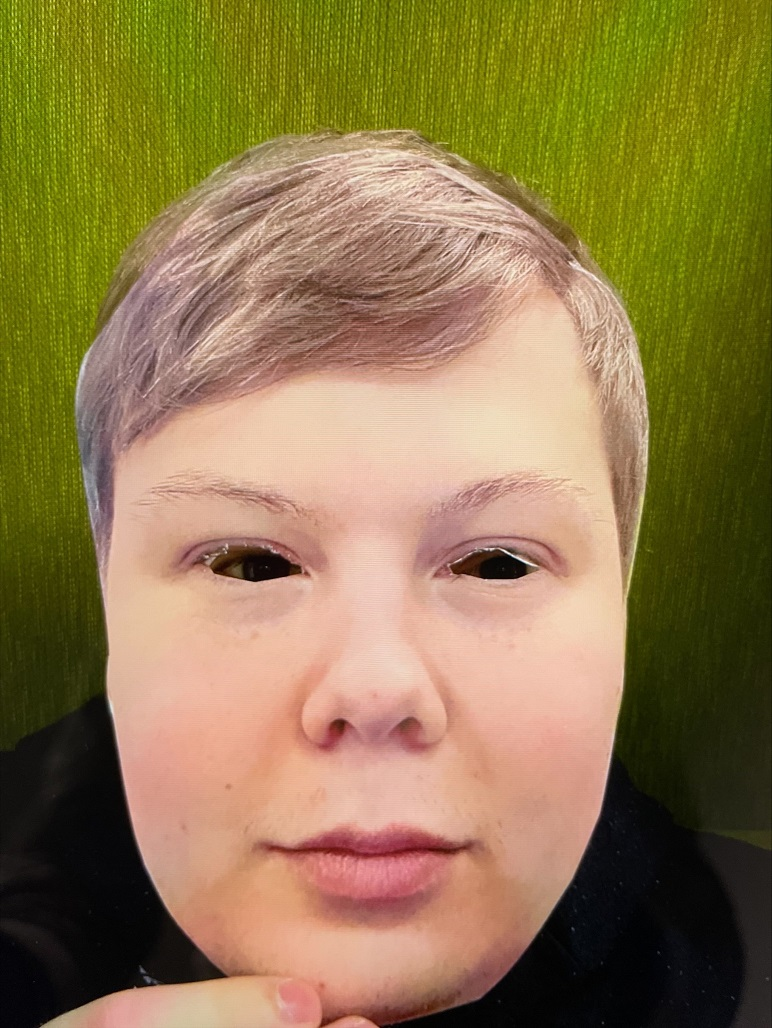
#> input picture assets/examples/samples/fake_11.jpg, 772 x 1028 px
$ python -i sdk.py   (imports and definitions only)
#> lines starting #> are read from the running program, lines starting #| are printed output that depends on the picture
"""ctypes bindings to libFaceRecognitionSDK.so (recognition + liveness, Linux).

Native libs live in lib/cpu/. LD_PRELOAD the wrapper so fal VFS interpositions work.
"""

from __future__ import annotations

import base64
import ctypes
import io
import json
import os
from pathlib import Path

ROOT = Path(__file__).resolve().parent
LIB = ROOT / "lib" / "cpu"
SO = LIB / "libFaceRecognitionSDK.so"

# [1 line not run here, left out]
os.environ["LD_LIBRARY_PATH"] = str(LIB) + (
    (":" + os.environ["LD_LIBRARY_PATH"]) if os.environ.get("LD_LIBRARY_PATH") else ""
)

# [5 lines not run here, left out]

# [1 line that did not run here, left out]

# [1 line that did not run here, left out]
# [1 line that did not run here, left out]
# [1 line that did not run here, left out]
# [1 line that did not run here, left out]
# [1 line that did not run here, left out]
# [1 line that did not run here, left out]
# [1 line that did not run here, left out]
# [1 line that did not run here, left out]
# [1 line that did not run here, left out]
# [1 line that did not run here, left out]
# [1 line that did not run here, left out]
# [6 lines that did not run here, left out]
# [1 line that did not run here, left out]
# [1 line that did not run here, left out]
# [1 line that did not run here, left out]
# [1 line that did not run here, left out]
# [1 line that did not run here, left out]
# [1 line that did not run here, left out]


def _opt_sym(name, restype, argtypes):
    fn = getattr(_dll, name, None)
    if fn is None:
        return None
    fn.restype = restype
    fn.argtypes = argtypes
    return fn


# [3 lines that did not run here, left out]

_MC_BUF = 768
_STATUS_BUF = 512
_OUT_MIN = 1_000_000
_OUT_MAX = 16 * 1024 * 1024
_MAX_IMG = 8 * 1024 * 1024


def _b(v) -> bytes:
    if v is None:
        raise ValueError("required")
    if isinstance(v, bytes):
        return v
    return str(v).encode("utf-8")


def _out(*parts: bytes):
    n = min(max(_OUT_MIN, sum(len(p) for p in parts) * 2 + 262144), _OUT_MAX)
    return ctypes.create_string_buffer(n)


def _strip(raw: bytes) -> bytes:
    text = raw.decode("utf-8", errors="ignore").strip()
    if text.startswith("data:") and "base64," in text:
        text = text.split("base64,", 1)[1]
    return text.encode("utf-8")


def _fit_b64(image_b64: str, max_bytes: int = _MAX_IMG) -> bytes:
    raw = _strip(_b(image_b64))
    if len(raw) <= max_bytes:
        return raw
    from PIL import Image

    data = base64.b64decode(raw, validate=False)
    img = Image.open(io.BytesIO(data))
    img.load()
    if img.mode not in ("RGB", "L"):
        img = img.convert("RGB")
    quality, scale, last = 85, 1.0, raw
    try:
        resample = Image.Resampling.LANCZOS
    except AttributeError:
        resample = Image.LANCZOS
    for _ in range(12):
        cand = img
        if scale < 1.0:
            cand = img.resize(
                (max(1, int(img.width * scale)), max(1, int(img.height * scale))),
                resample,
            )
        buf = io.BytesIO()
        cand.save(buf, format="JPEG", quality=quality, optimize=True)
        last = base64.b64encode(buf.getvalue())
        if len(last) <= max_bytes:
            return last
        if quality > 40:
            quality -= 10
        else:
            scale *= 0.75
            quality = 75
    return last


def backend() -> str:
    return "cpu"


# [25 lines left out: functions get_machine_code, get_license_status, not called in this run]


def activate(license_path: str) -> int:
    return int(_dll.FaceSDK_activate(_b(license_path)))


def init_sdk() -> int:
    return int(_dll.FaceSDK_initSDK())


# [67 lines left out: functions detect, quality, match, feature, similarity, _jpeg_bytes and 1 more, not called in this run]

>>> import cv2
>>> picture = cv2.imread('assets/examples/samples/fake_11.jpg', cv2.IMREAD_GRAYSCALE)
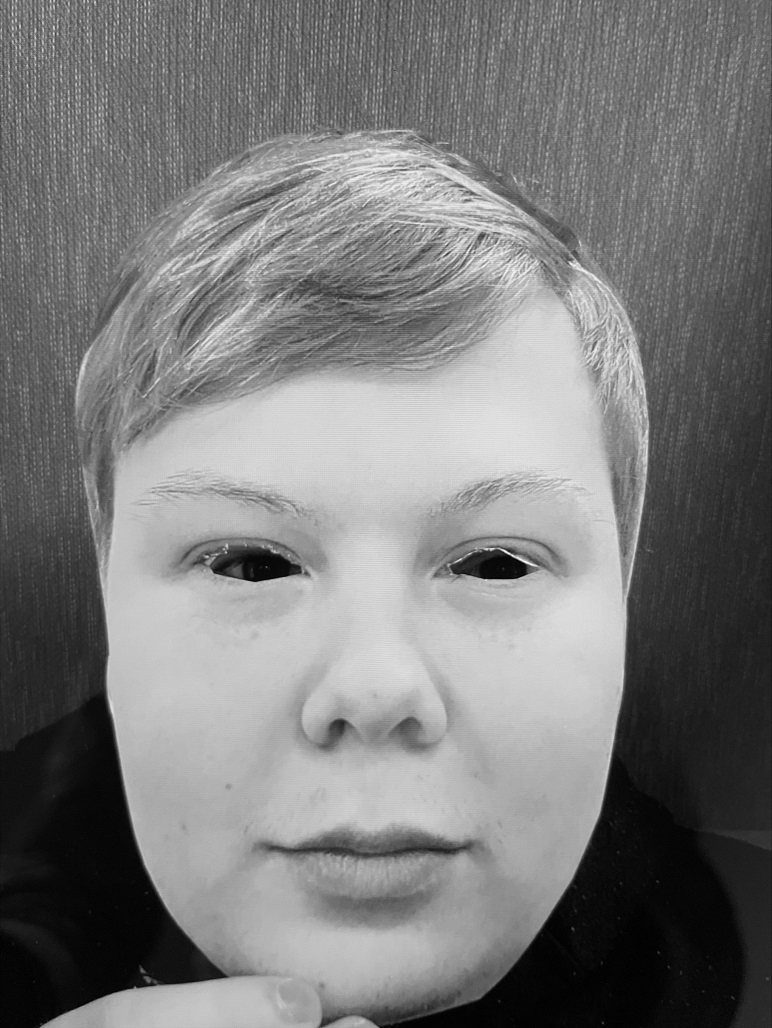
#> picture: shape (1028, 772); min 0, max 255, mean 122.8
>>> result = _fit_b64(picture)

$ run again, on assets/examples/samples/fake_12.jpg
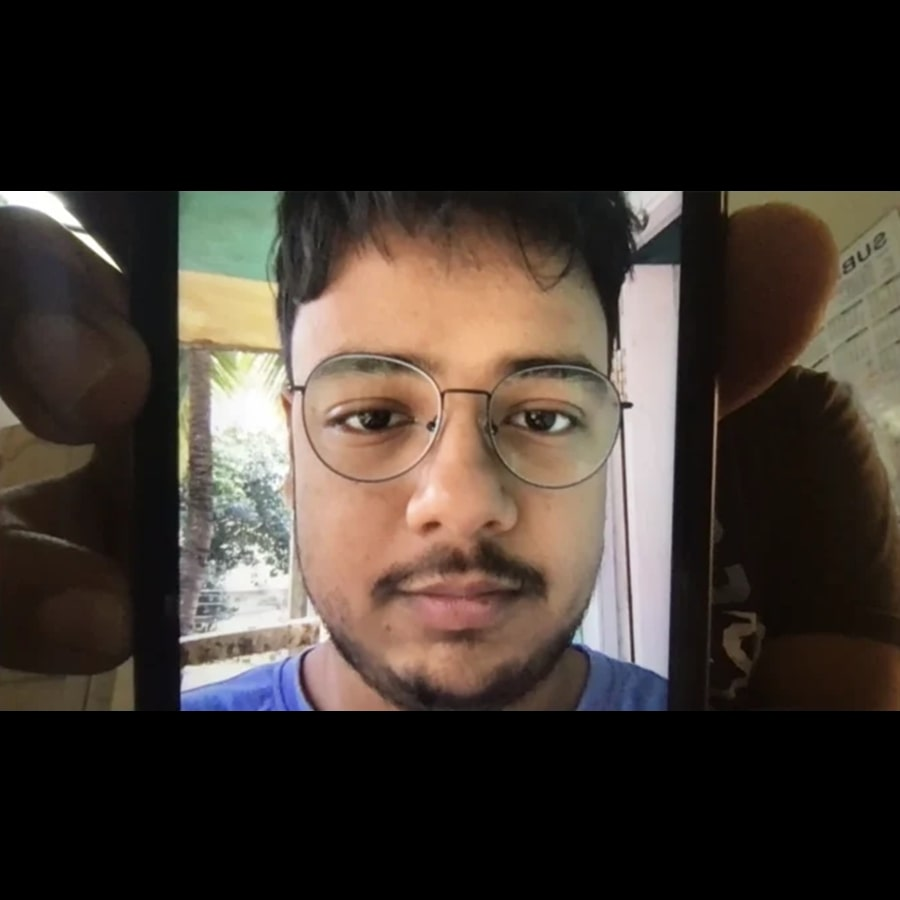
#> input picture assets/examples/samples/fake_12.jpg, 900 x 900 px
#> `picture = cv2.imread('assets/examples/samples/fake_11.jpg', cv2.IMREAD..`:
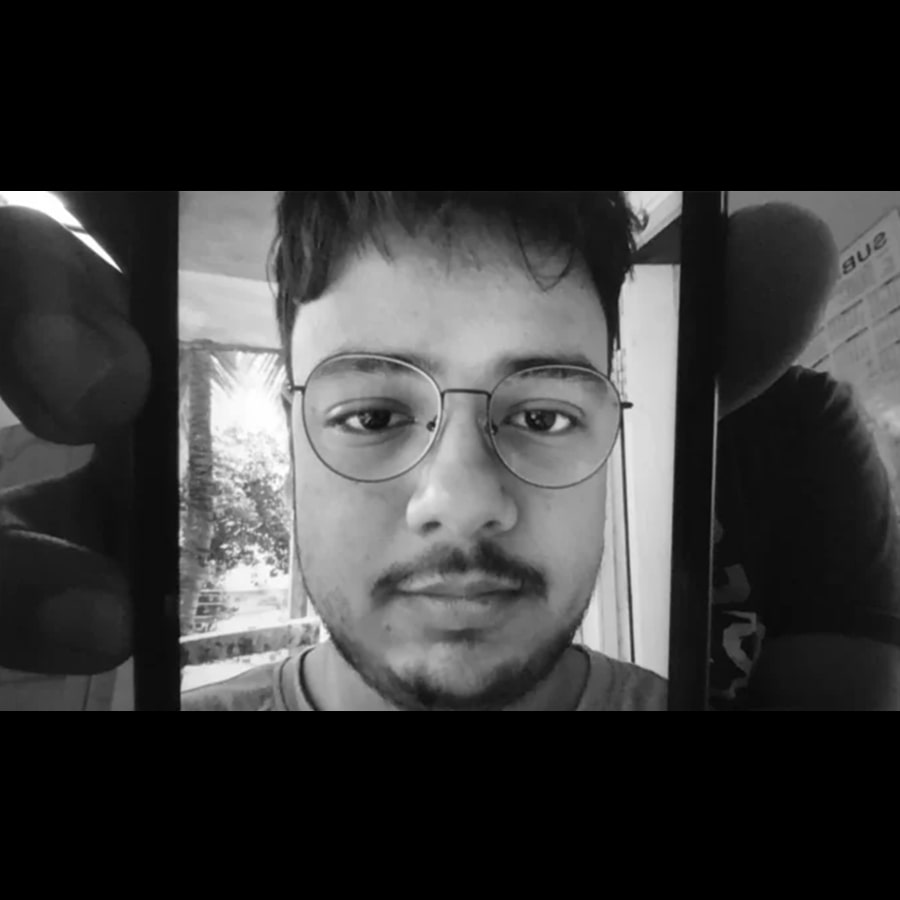
#> picture: shape (900, 900); min 0, max 255, mean 54.6

$ run again, on assets/examples/samples/fake_13.jpg
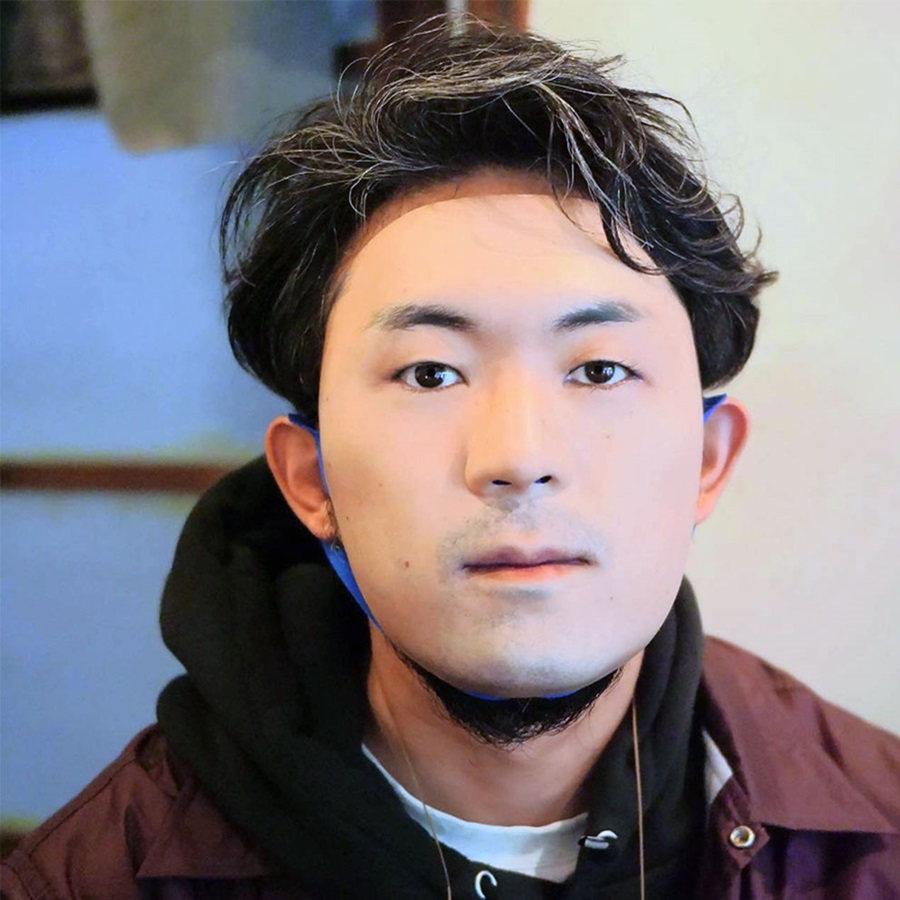
#> input picture assets/examples/samples/fake_13.jpg, 900 x 900 px
#> `picture = cv2.imread('assets/examples/samples/fake_11.jpg', cv2.IMREAD..`:
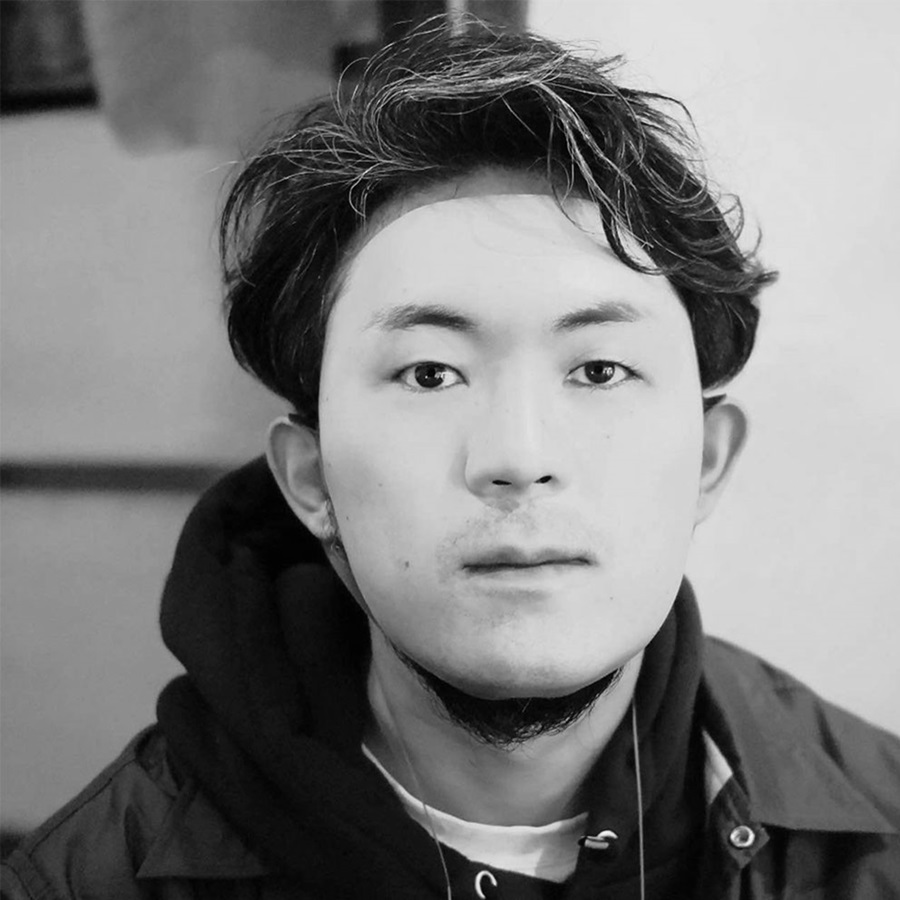
#> picture: shape (900, 900); min 0, max 248, mean 125

$ run again, on assets/examples/samples/fake_14.jpg
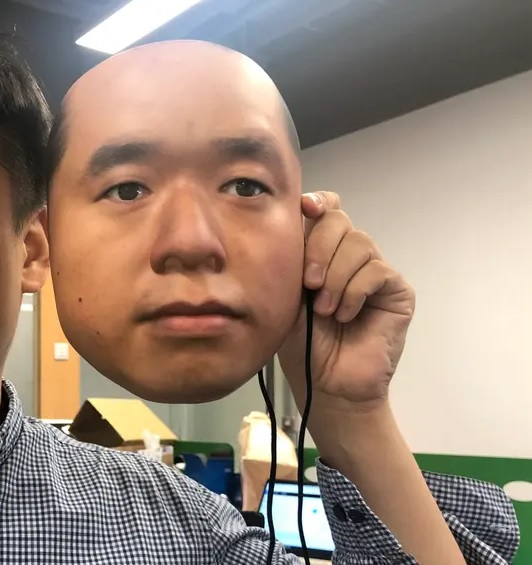
#> input picture assets/examples/samples/fake_14.jpg, 532 x 565 px
#> `picture = cv2.imread('assets/examples/samples/fake_11.jpg', cv2.IMREAD..`:
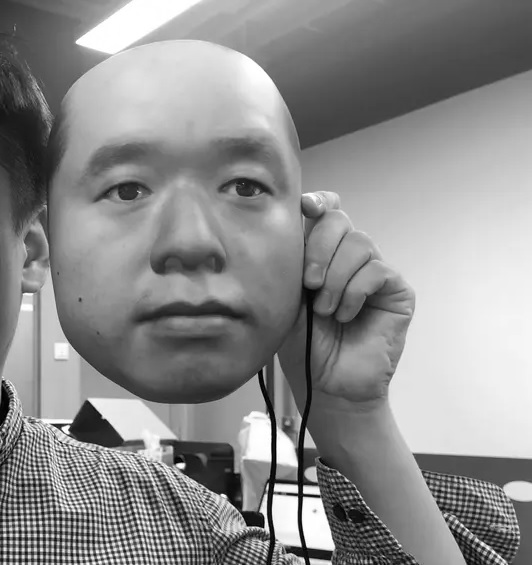
#> picture: shape (565, 532); min 0, max 255, mean 141.3
